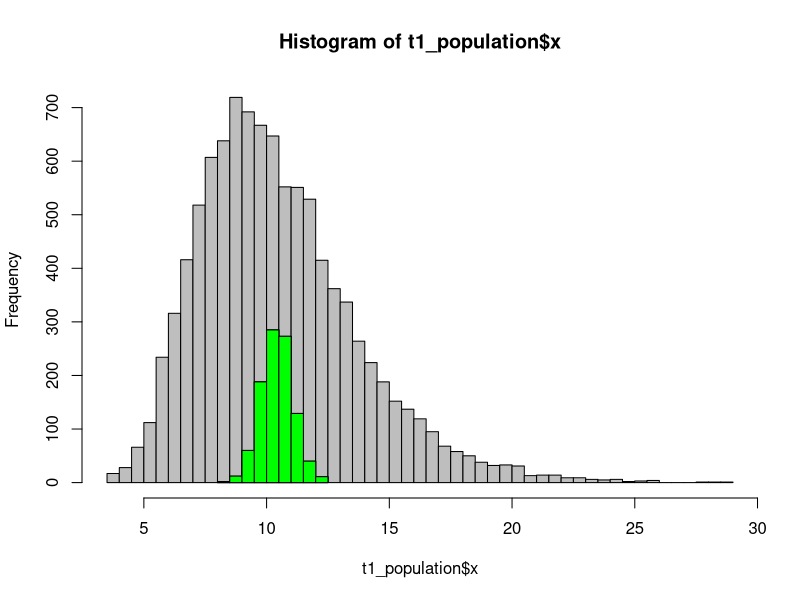
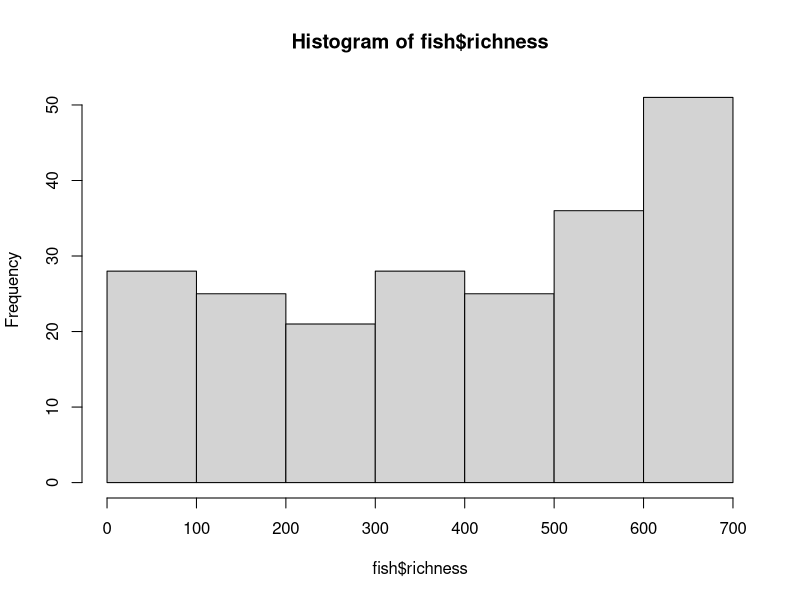
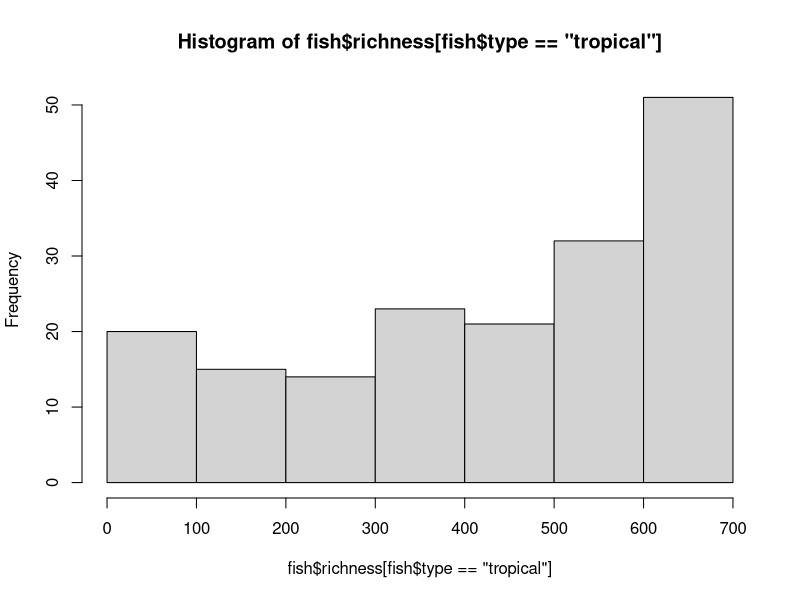
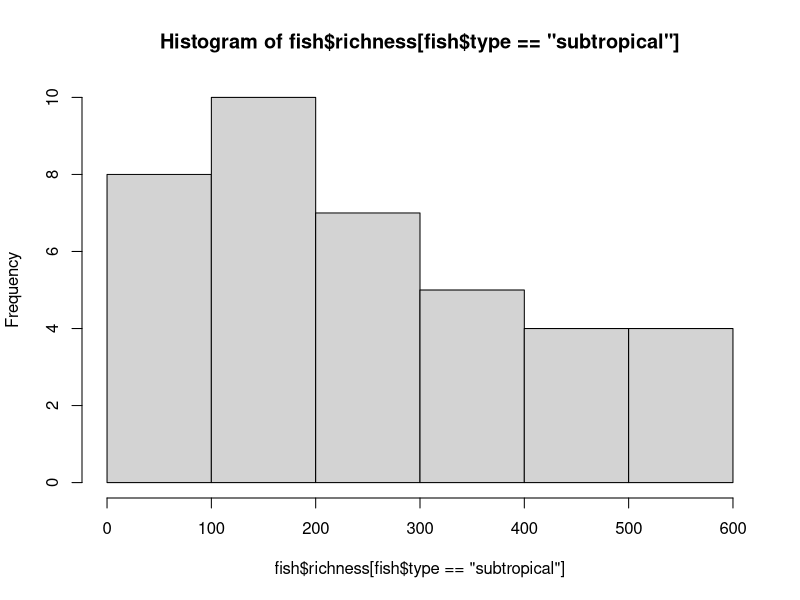
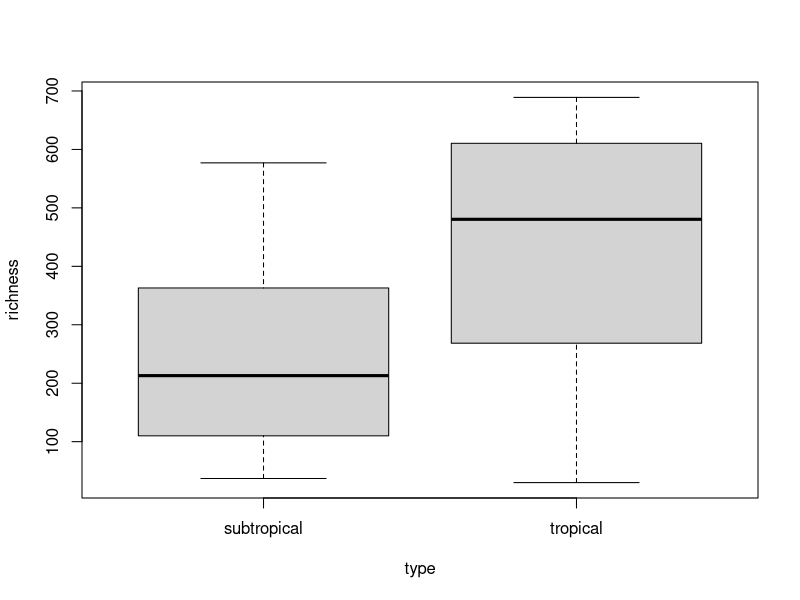

These charts were generated, in order, by the following R code: (Note: this script raises an error after producing the figures.)
# remember to set your working directory if needed!
# setwd("unit_1")
t1_population = read.csv("data/w1t1.csv")
hist(t1_population$x, breaks=50, col="gray")

(N<-length(t1_population$x))
(mu<-mean(t1_population$x))

sd(t1_population$x) # this is for sample but we have population
(sigma<-sqrt(sum((t1_population$x-mu)^2)/N))

# SEM for n=25
sigma/sqrt(25)

n<-25
xbars<-rep(NA,1000)
for (i in 1:1000) {
  samp<-sample(t1_population$x,n)
  xbars[i]<-mean(samp)
}
hist(xbars,add=TRUE,col="red")
hist(xbars,add=TRUE,col="green")

samp<-sample(t1_population$x,n)
(xbar<-mean(samp))
(sd<-sd(samp))
(sem<-sd/(sqrt(n)))

# confidence interval
# xbar +/- z*SEM
qnorm(p=0.025)
aprec<-qnorm(p=0.975)*sigma/sqrt(25)
st_err<-sigma/sqrt(25)
xbar-aprec
xbar+aprec

my_stats = data.frame(name = "Gabriel", mean = xbar, sd = sd,
                      lower = xbar - 1.96*st_err, 
                      upper = xbar + 1.96*st_err)
my_stats

# xbar +/- t*SEM
aprec<-qt(p=0.975,df=n-1) * sem
xbar-aprec
xbar+aprec


## coral reef fish
fish <- read.csv("data/coral_fish.csv")
str(fish)
head(fish)

hist(fish$richness)
hist(fish$richness[fish$type=="tropical"])
hist(fish$richness[fish$type=="subtropical"])
boxplot(richness~type,data=fish)

fish
richness
fish$richness

mean(fish$richness[fish$type=="tropical"])
mean(fish$richness[fish$type=="subtropical"])

tapply(X=fish$richness,INDEX=fish$type,FUN=mean)
tapply(fish$richness,fish$type,mean)

?tapply
with(fish, tapply(richness,type,mean))

# 95% confidence intervals
xbar<-mean(fish$richness[fish$type=="subtropical"])
n<-length(fish$richness[fish$type=="subtropical"])
sem<-sd(fish$richness[fish$type=="subtropical"])/sqrt(n)
#xbar +/- t*sem
t<-qt(p=c(0.025,0.975),df=n-1)
ci<-xbar+t*sem
names(ci)<-c("lower","upper")
ci

#AIM: tapply(richness,type,ci_function)

# ci-function
conf_interval<- function (x,alpha=0.05) {
  xbar<-mean(x)
  n<-length(x)
  sem<-sd(x)/sqrt(n)
  #xbar +/- t*sem
  t<-qt(p=c(alpha/2,1-alpha/2),df=n-1)
  ci<-xbar+t*sem
  names(ci)<-c("lower","upper")
  return(ci)
}

conf_interval(x=fish$richness[fish$type=="subtropical"],alpha=0.1)

tapply(fish$richness,fish$type,conf_interval,alpha=0.1)

with(fish, tapply(richness,type,conf_interval,alpha=0.05))

# ttest
with(fish, tapply(richness,type,sd))
var.test(richness~type,data=fish)
# var. homogeneous!
# better: variances are not significantly different (F=0.59,df1=37,df2=175,P=0.07)

t.test(richness~type,data=fish,var.equal=TRUE)
?t.test
# Tropical and subtropical reefs differ significantly in
# mean fish richness (t=-4.9,df=212,P<0.001).
t.test(richness~type,data=fish,var.equal=TRUE,alternative="less")
levels(fish$type)


